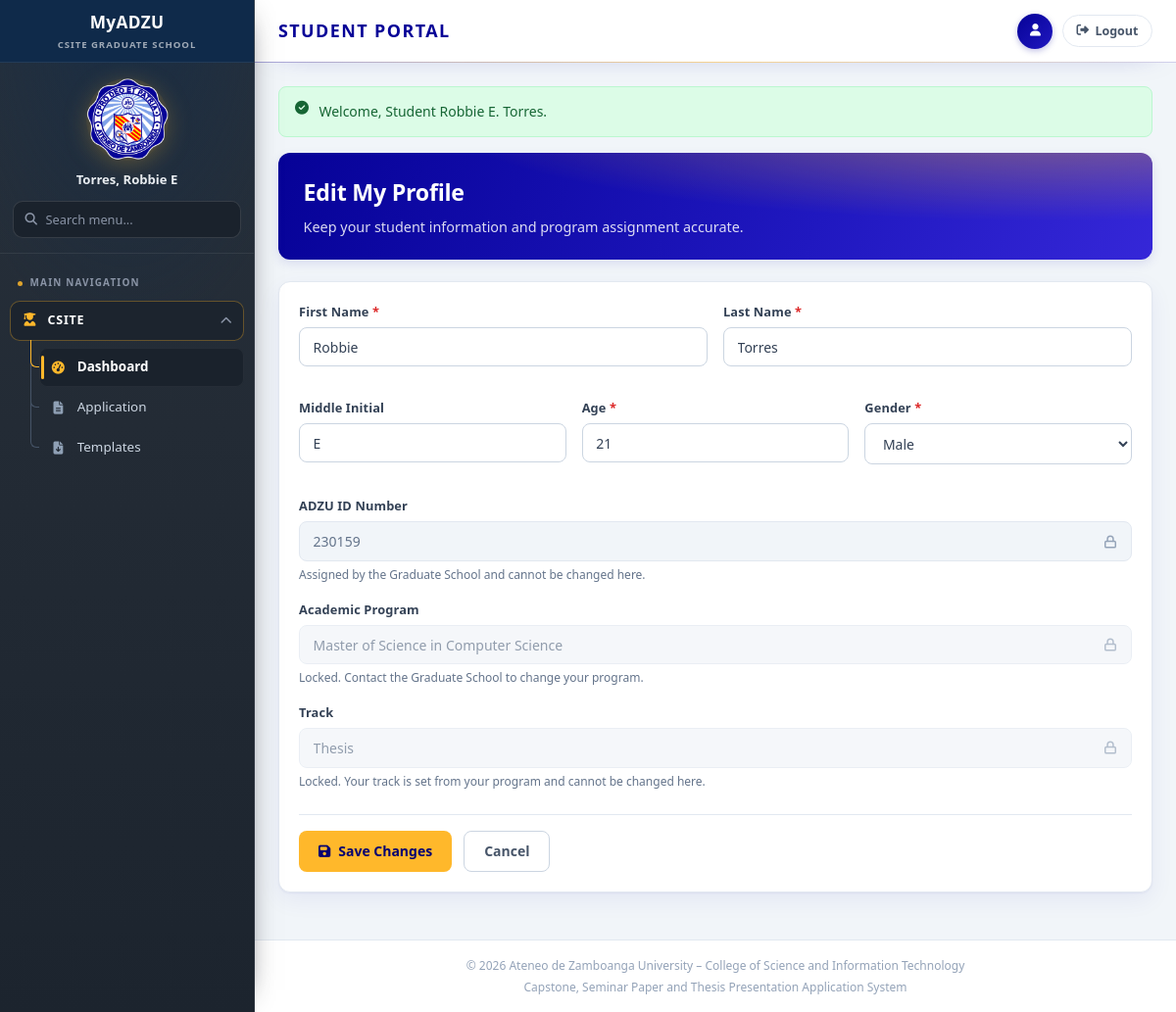
Page /student/profile.php (signed in) on the committed database.
### tables this page shows
CREATE TABLE `students` (
  `student_id` int(11) NOT NULL,
  `user_id` int(11) NOT NULL,
  `first_name` varchar(50) NOT NULL,
  `last_name` varchar(50) NOT NULL,
  `middle_initial` varchar(5) DEFAULT NULL,
  `age` int(11) NOT NULL,
  `gender` varchar(20) NOT NULL,
  `program` varchar(100) NOT NULL,
  `track` enum('thesis','capstone','seminar') NOT NULL,
  `adviser_name` varchar(150) DEFAULT NULL,
  `enrollment_date` date DEFAULT NULL,
  `archived_at` timestamp NULL DEFAULT NULL
);

### includes/config/db.php (called while the page is built, shortened)
<?php
class DB {
    private static $pdo = null;
    public static function getConnection() {
        if (self::$pdo === null) {
            $host = 'localhost';
            $db   = 'csite_grad_school';
            $user = 'root';
            $pass = '';
            $port = '3306';
            $dsn = "mysql:host=$host;port=$port;dbname=$db;charset=utf8mb4";
            try {
                self::$pdo = new PDO($dsn, $user, $pass, [
                    PDO::ATTR_ERRMODE            => PDO::ERRMODE_EXCEPTION,
                    PDO::ATTR_DEFAULT_FETCH_MODE => PDO::FETCH_ASSOC,
                    PDO::ATTR_EMULATE_PREPARES   => false,
                ]);
            } catch (PDOException $e) {
                die("Database Connection Error: " . $e->getMessage());
            }
        }
        return self::$pdo;
    }
    public static function find($table, $conditions) {
        $pdo = self::getConnection();
        $where = array_map(fn($k) => "`$k` = :$k", array_keys($conditions));
        $sql = sprintf("SELECT * FROM `%s` WHERE %s LIMIT 1", $table, implode(' AND ', $where));
        $stmt = $pdo->prepare($sql);
        $stmt->execute($conditions);
        return $stmt->fetch() ?: null;
    }
}

### includes/config/modules/10-ui-and-urls.php (called while the page is built, shortened)
<?php
function getTracksForProgram(string $program): array {
    $trimmed = trim($program);
    $code = $trimmed;
    if (class_exists('DB')) {
        try {
            $stmt = DB::getConnection()->prepare(
                'SELECT t.track_code
                   FROM programs p
                   INNER JOIN program_tracks pt ON pt.program_id = p.program_id
                   INNER JOIN tracks t ON t.track_id = pt.track_id
                  WHERE p.program_code = :code
                  ORDER BY pt.is_primary DESC, t.track_id'
            );
            $stmt->execute(['code' => $code]);
            $tracks = [];
            foreach ($stmt->fetchAll() as $row) {
                $track = strtolower(trim((string) $row['track_code']));
                if ($track !== '' && !in_array($track, $tracks, true)) {
                    $tracks[] = $track;
                }
            }
            if ($tracks) {
                return $tracks;
            }
        } catch (Throwable $e) {
        }
    }
    return PROGRAM_TRACKS[$code] ?? [];
}
function url(string $path): string {
    return BASE_URL . '/' . ltrim($path, '/');
}

### includes/config/modules/30-people.php (called while the page is built, shortened)
<?php
function programCodeForStudent(array $student): string {
    $program = trim((string) ($student['program'] ?? ''));
    $code = array_key_first(array_filter(PROGRAMS, static fn($label) => $label === $program));
    $withoutTrack = trim((string) preg_replace('/\s*\([^)]*\)\s*$/', '', $program));
    $code = array_key_first(array_filter(PROGRAMS, static fn($label) => $label === $withoutTrack));
    return $code ?: $program;
}

### student/profile.php (the view, shortened to what this page needs)
<?php
require_once __DIR__ . '/../includes/config/db.php';
$user = $_SESSION['user'];
$student = DB::find('students', ['user_id' => (int) $user['user_id']]);
$programCode = programCodeForStudent($student);
require_once __DIR__ . '/../includes/layout/header.php';
?>
<div class="page-header page-banner"><h2>Edit My Profile</h2><p>Keep your student information and program assignment accurate.</p></div>
<form method="post" class="card" data-validate><div class="card-body"><div class="form-row"><div class="form-field"><label>First Name <span class="required">*</span></label><input name="first_name" required value="<?= htmlspecialchars($student['first_name']) ?>"></div><div class="form-field"><label>Last Name <span class="required">*</span></label><input name="last_name" required value="<?= htmlspecialchars($student['last_name']) ?>"></div></div><div class="form-row"><div class="form-field"><label>Middle Initial</label><input name="middle_initial" maxlength="5" value="<?= htmlspecialchars($student['middle_initial'] ?? '') ?>"></div><div class="form-field"><label>Age <span class="required">*</span></label><input type="number" name="age" min="18" max="99" required value="<?= (int) $student['age'] ?>"></div><div class="form-field"><label>Gender <span class="required">*</span></label><select name="gender" required><?php foreach (['Male','Female','Prefer not to say'] as $option): ?><option <?= $student['gender'] === $option ? 'selected' : '' ?>><?= $option ?></option><?php endforeach; ?></select></div></div><div class="form-field"><label>ADZU ID Number</label><input name="student_id" readonly inputmode="numeric" pattern="[0-9]{4,10}" title="Assigned by the Graduate School" aria-readonly="true" value="<?= htmlspecialchars((string) ($student['student_id'] ?? '')) ?>"><p class="field-hint">Assigned by the Graduate School and cannot be changed here.</p></div><div class="form-field"><label>Academic Program</label><select name="program" id="profileProgram" class="locked-select" disabled aria-disabled="true"><?php foreach (PROGRAMS as $code => $name): ?><option value="<?= $code ?>" <?= $programCode === $code ? 'selected' : '' ?>><?= htmlspecialchars($name) ?></option><?php endforeach; ?></select><p class="field-hint">Locked. Contact the Graduate School to change your program.</p></div><div class="form-field"><label>Track</label><select name="track" id="profileTrack" class="locked-select" disabled aria-disabled="true"></select><p class="field-hint">Locked. Your track is set from your program and cannot be changed here.</p></div><div class="form-actions"><button class="btn btn-primary"><i class="fas fa-save"></i> Save Changes</button><a class="btn btn-outline" href="<?= url('student/dashboard.php') ?>">Cancel</a></div></div></form>
<?php require_once __DIR__ . '/../includes/layout/footer.php'; ?>

### assets/css/shared/00-base.css (style rules this page uses)
:root { --adzu-navy: #060297; --adzu-navy-light: #2018c0; --adzu-navy-dark: #040170; --adzu-gold: #FFB82B; --adzu-gold-hover: #e5a526; --adzu-blue: #4285F4; --white: #ffffff; --gray-50: #f8fafc; --gray-100: #f1f5f9; --gray-200: #e2e8f0; --gray-300: #cbd5e1; --gray-400: #94a3b8; --gray-500: #64748b; --gray-600: #475569; --gray-700: #334155; --gray-800: #1e293b; --success: #16a34a; --success-bg: #dcfce7; --warning: #ca8a04; --warning-bg: #fef9c3; --danger: #dc2626; --danger-bg: #fee2e2; --info: #2563eb; --info-bg: #dbeafe; --purple: #7c3aed; --purple-bg: #ede9fe; --sidebar-width: 260px; --topbar-height: 64px; --radius: 8px; --radius-lg: 12px; --shadow: 0 1px 3px rgba(6, 2, 151, 0.08); --shadow-md: 0 4px 12px rgba(6, 2, 151, 0.1); --transition: 0.2s ease; --font: 'Source Sans 3', 'Segoe UI', sans-serif; --font-heading: 'Montserrat', 'Segoe UI', sans-serif; }
*, *::before, *::after { box-sizing: border-box; margin: 0; padding: 0; }
html { scroll-behavior: smooth; }
body { font-family: var(--font); font-size: 15px; line-height: 1.6; color: var(--gray-700); background: var(--gray-100); min-height: 100vh; }
h1, h2, h3, h4, h5, h6, .topbar-title h1, .section-title, .page-header h2, .card-header h3 { font-family: var(--font-heading); }
a { color: var(--adzu-navy); text-decoration: none; transition: color var(--transition); }
.btn { display: inline-flex; align-items: center; justify-content: center; gap: 0.5rem; padding: 0.65rem 1.25rem; font-size: 0.875rem; font-weight: 600; font-family: var(--font); border: none; border-radius: var(--radius); cursor: pointer; transition: all var(--transition); text-decoration: none; line-height: 1.4; }
.btn-primary { background: var(--adzu-gold); color: var(--adzu-navy-dark); }
.btn-outline { background: transparent; border: 1px solid var(--gray-300); color: var(--gray-600); }
.form-row { display: grid; grid-template-columns: repeat(auto-fit, minmax(240px, 1fr)); gap: 1rem; margin-bottom: 1rem; }
.form-field { margin-bottom: 1rem; }
.form-field label { display: block; font-size: 0.8rem; font-weight: 600; color: var(--gray-600); margin-bottom: 0.35rem; }
.form-field label .required { color: var(--danger); }
.form-field input, .form-field select, .form-field textarea { width: 100%; padding: 0.6rem 0.85rem; border: 1px solid var(--gray-300); border-radius: var(--radius); font-size: 0.875rem; font-family: var(--font); color: var(--gray-700); background: var(--white); transition: border-color var(--transition); }
.form-field input[readonly], .form-field select[disabled], .form-field textarea[readonly] { background-color: var(--gray-100); color: var(--gray-500); border-color: var(--gray-200); cursor: not-allowed; user-select: none; }
.form-field input[readonly], .form-field select.locked-select { padding-right: 2.5rem; background-repeat: no-repeat; background-position: right 0.85rem center; }
.form-field select.locked-select { appearance: none; }
.form-field .field-hint { font-size: 0.75rem; color: var(--gray-400); margin-top: 0.25rem; }
.form-actions { display: flex; gap: 0.75rem; flex-wrap: wrap; margin-top: 1.5rem; padding-top: 1rem; border-top: 1px solid var(--gray-200); }

### assets/css/applications/10-student-application.css (style rules this page uses)
.page-header { margin-bottom: 1.5rem; }
.page-header h2 { font-size: 1.35rem; font-weight: 700; color: var(--adzu-navy); margin-bottom: 0.25rem; }
.page-header p { font-size: 0.875rem; color: var(--gray-500); }
.card { background: var(--white); border: 1px solid var(--gray-200); border-radius: var(--radius-lg); box-shadow: var(--shadow); margin-bottom: 1.5rem; }
.card-body { padding: 1.25rem; }

### rows in the picture
students: first_name "Robbie", last_name "Torres", middle_initial "E", age "21", gender "Male", student_id "230159", program "Master of Science in Computer Science"

### other values in the picture
$userName "Torres, Robbie E"
$item['label'] "Dashboard"
$item['label'] "Application"
$item['label'] "Templates"
$flash['message'] "Welcome, Student Robbie E. Torres."
SITE_TAGLINE "Capstone, Seminar Paper and Thesis Presentation Application System"
